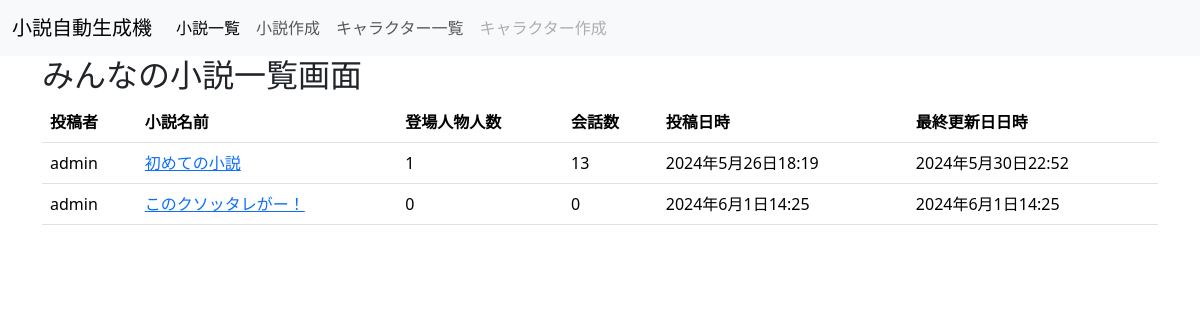
Screenshot of /text_app/novels/ with the database file from the repository.
### text_app/models.py (models this page shows, shortened)
class Novel(models.Model):
    title = models.CharField(verbose_name="タイトル", max_length=50, null=False, blank=False)
    created_by = models.ForeignKey(CustomUser, verbose_name="作成者", on_delete=models.CASCADE, null=False, blank=False)
    is_public = models.BooleanField(verbose_name='公開・非公開', default=True)
    created_at = models.DateTimeField(verbose_name='作成日時', auto_now_add=True)
    updated_at = models.DateTimeField(verbose_name='更新日時', auto_now=True)
    class Meta():
        verbose_name_plural = "小説"
        db_table = 'novel'

### accounts/models.py (models this page shows, shortened)
class CustomUser(AbstractUser):
    email = models.EmailField(verbose_name='メールアドレス', max_length=50, unique=True, null=False, blank=False)
    created_at = models.DateTimeField(verbose_name='作成日時', auto_now_add=True)
    updated_at = models.DateTimeField(verbose_name='更新日時', auto_now=True)
    class Meta():
        verbose_name_plural = 'ユーザー'
        db_table = 'user'

### text_app/views.py (the view)
# urls.py: path('novels/', views.NovelIndexView.as_view(), name='index_novel'),
class NovelIndexView(View):
    template_name = 'novel/index.html'
    def get(self, request, *args, **kwargs):
        novels = Novel.objects.annotate(
            characters_count = Count('sentence__speaker', distinct=True),
            sentences_count = Count('sentence', distinct=True),
        )
        return render(request, self.template_name,{
            "novels": novels,
        })

### templates/novel/index.html (shortened to what this page needs)
{% extends "base.html" %}
{% block contents %}
<div class="container">
    <div class="row">
        <h2>みんなの小説一覧画面</h2>
    </div>
    <table class="table table-hover">
        <thead>
            <tr>
                <th>投稿者</th>
                <th>小説名前</th>
                <th>登場人物人数</th>
                <th>会話数</th>
                <th>投稿日時</th>
                <th>最終更新日日時</th>
            </tr>
        </thead>
        <tbody>
            {% for novel in novels %}
                <tr>
                    <td>{{ novel.created_by.username }}</td>
                    <td><a href="{% url 'text_app:detail_novel' pk=novel.pk %}">{{ novel.title }}</a></td>
                    <td>{{ novel.characters_count }}</td>
                    <td>{{ novel.sentences_count }}</td>
                    <td>{{ novel.created_at }}</td>
                    <td>{{ novel.updated_at }}</td>
                </tr>
            {% endfor %}
        </tbody>
    </table>
</div>
{% endblock  %}

### rows the page displays
Novel: created_by.username "admin", title "初めての小説", characters_count "1", sentences_count "13", created_at "2024年5月26日18:19", updated_at "2024年5月30日22:52"
Novel: created_by.username "admin", title "このクソッタレがー！", characters_count "0", sentences_count "0", created_at "2024年6月1日14:25", updated_at "2024年6月1日14:25"
